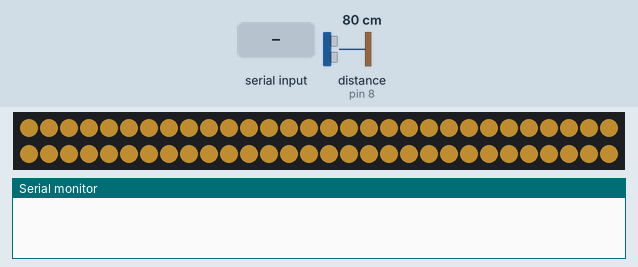
This sketch was run on a simulated Arduino Uno, built with avr-gcc and run on an emulated ATmega328P. Shown: 60 RGB LEDs in strip order, left to right, continuing on the next row, the last lines printed to the serial monitor. Wiring (inferred from the names in the program): ultrasonic range finder: trigger pin 7; echo pin 8. The inputs (shaded band) are chosen by the test bench; at power-on: distance to the obstacle (sensor on pin 8) 80 cm. The echo pulse lasts 58.3 µs per cm; dim RGB values are drawn brighter than linear.

Above: at 1.2 s.
1.3 s: "WS2812:90\n" received over Serial
At 2.7 s:
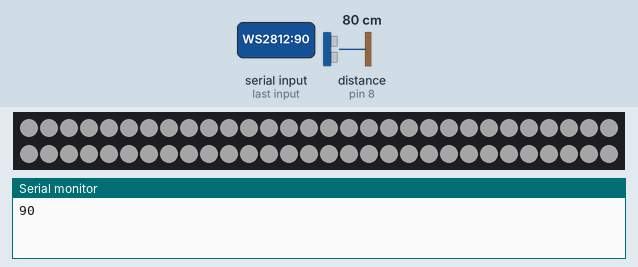
4.3 s: "WS2812:\n" received over Serial
At 4.8 s:
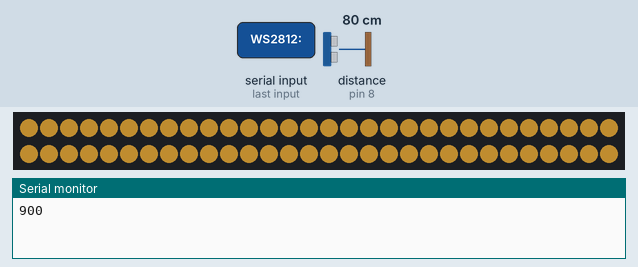
Timing chart, 0 to 7.3 s (numbered marks = the images above; inputs shaded):
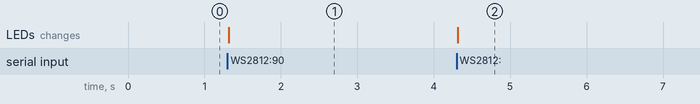

The sketch:

main.ino
```cpp
#include <Adafruit_NeoPixel.h>

#define LED_PIN    13  // LED燈條連接的Arduino腳位
#define LED_COUNT  60  // LED燈的數量
#define default_brightness 30 // LED 預設亮度

#define TRIG_PIN 7
#define ECHO_PIN 8
#define DIST_THRESHOLD 45
#define DIST_TOUCH_THRESHOLD 5
#define DIST_DEBUG 0

int state = 0;  // 0: Far, 1: Near, 2: Touch
int dist = 0;
int countClose = 0;
int countTouch = 0;

uint8_t brightness = default_brightness;

Adafruit_NeoPixel strip(LED_COUNT, LED_PIN, NEO_GRB + NEO_KHZ800);

unsigned long lastTimeButtonCheck = 0;
unsigned long lastTimeUltrasonicCheck = 0;
unsigned long buttonInterval = 10;
unsigned long ultrasonicInterval = 50;

unsigned long recoverTime = 3000;  // Timeout for state recovery (in milliseconds)
unsigned long endTime = 0;  // When the state should reset (time at which the state changes)

int stableCountThreshold = 3;  // Number of stable readings before changing the state

void setup() {
  strip.begin();           // 初始化LED燈條
  strip.show();            // 初始化所有LED為'關閉'狀態

  Serial.begin(9600);           //設定序列埠監控視窗 (Serial Monitor) 和 Arduino資料傳輸速率為 9600 bps (Bits Per Second)
  pinMode(TRIG_PIN, OUTPUT);      //Arduino 對外啟動距離感測器Trig腳，射出超音波
  pinMode(ECHO_PIN, INPUT);       //超音波被障礙物反射後，Arduino讀取感測器Echo腳的時間差
  // setDefault();
  // setCloudy();
  // setSunny();
  // setLightRain();
  // set_led(255,255,0,200);
  // set_led(255,0,0,0.6);
  // setThunderstorm();
  setSunny();
}

void loop() {
  unsigned long currentMillis = millis();  // 獲取當前時間

  // Check ultrasonic sensor
  if (currentMillis - lastTimeUltrasonicCheck >= ultrasonicInterval) {
    lastTimeUltrasonicCheck = currentMillis;
    checkUltrasonic();
  }

  currentMillis = millis();
  // If the current time exceeds recoverTime, reset state to 0 (far)
  if (state == 1 && currentMillis - endTime >= recoverTime) {
    // Serial.println(currentMillis); // far
    // Serial.println(endTime); // far
    // Serial.println(currentMillis - endTime); // far

    state = 0;  // Reset state to far after the timeout
    Serial.println("MODE:0"); // far
  }
  if (state == 2 && currentMillis - endTime >= recoverTime) {
    // Serial.println(currentMillis); // far
    // Serial.println(endTime); // far
    state = 1;  // Reset state to far after the timeout
    Serial.println("MODE:1"); // far
    endTime = millis();
  }

  if (Serial.available()) {
    String input = Serial.readStringUntil('\n');  // Read the input until a newline character

    // Check if the input starts with "WS2812:"
    if (input.startsWith("WS2812:"))
    {
      String weather = input.substring(7);  // Extract the weather code after "WS2812:"

      // Convert the mode to an integer
      int weatherCode = weather.toInt();
      Serial.print(weatherCode);

      // Control the LED strip based on the weather code
      switch (weatherCode) {
        case 0:  // Sunny (晴天)
          setSunny();  // Set LEDs for sunny weather
          break;
        case 1:  // Cloudy (陰天)
          setCloudy();  // Set LEDs for cloudy weather
          break;
        case 2:  // Light Rain (小雨)
          setLightRain();  // Set LEDs for light rain
          break;
        case 3:  // Thunderstorm (雷陣雨)
          setThunderstorm();  // Set LEDs for thunderstorm
          break;
        default:
          setDefault();  // Default case, if weatherCode is invalid
          break;
      }
    }
  }
}

void checkUltrasonic() {
  digitalWrite(TRIG_PIN, LOW);
  delayMicroseconds(5);
  digitalWrite(TRIG_PIN, HIGH);
  delayMicroseconds(10);
  digitalWrite(TRIG_PIN, LOW);
  pinMode(ECHO_PIN, INPUT);

  int dist = (pulseIn(ECHO_PIN, HIGH) / 2) / 29.1;

  // if(DIST_DEBUG){
  //   Serial.print("Distance: ");
  //   Serial.print(dist);
  //   Serial.println(" cm");
  // }

  // Check if the person is within the near or touch range
  if (dist < DIST_THRESHOLD) {
    countClose++;
  } else {
    countClose = 0;
  }

  if (dist < DIST_TOUCH_THRESHOLD) {
    countTouch++;
  } else {
    countTouch = 0;
  }

  if (countTouch >= 1){
    if(state != 2) {
      state = 2;
      endTime = millis();  // Set the recover time when entering state 2 (touch)
      Serial.println("MODE:2"); // touch
    }
    else{
      endTime = millis();  // Set the recover time when entering state 2 (touch)
    }
  }
  else if (state != 2 && countClose >= stableCountThreshold) {
    if(state != 1){
      state = 1;
      endTime = millis();  // Set the recover time when entering state 1 (near)
      Serial.println("MODE:1"); // approach
    }else{
      endTime = millis();  // Set the recover time when entering state 1 (near)
    }
  }

}

void set_led(int r, int g, int b, int brightness) {
   for(int i = 0; i < strip.numPixels(); i++) {
     strip.setPixelColor(i, strip.Color(r, g, b));
     strip.show();
   }
   strip.setBrightness(brightness);
}

void setSunny() {
  for (int i = 0; i < strip.numPixels(); i++) {
    strip.setPixelColor(i, strip.Color(210,153,52));  // Sunny color
  }
  strip.setBrightness(100);
  strip.show();
}

void setCloudy() {
  for (int i = 0; i < strip.numPixels(); i++) {
    strip.setPixelColor(i, strip.Color(180, 190, 200));  // Cloudy color
  }
  strip.setBrightness(60);
  strip.show();
  // strip.setBrightness(0.6);
}

void setLightRain() {
  for (int i = 0; i < strip.numPixels(); i++) {
    strip.setPixelColor(i, strip.Color(100, 160, 255));  // Light rain color
  }
  strip.show();
  // strip.setBrightness(0.6);
}

void setThunderstorm() {
  unsigned long currentMillis = millis();
  static unsigned long lastFlashTime = 0;
  static bool isPurple = true;  // Flag to toggle between purple and yellow

  // Flashing interval (milliseconds)
  unsigned long flashInterval = 300;  // Change this value to adjust the speed of flashing

  if (currentMillis - lastFlashTime >= flashInterval) {
    lastFlashTime = currentMillis;

    // Toggle between purple and yellow
    if (isPurple) {
      for (int i = 0; i < strip.numPixels(); i++) {
        strip.setPixelColor(i, strip.Color(90, 70, 140));  // Purple color
      }
    } else {
      for (int i = 0; i < strip.numPixels(); i++) {
        strip.setPixelColor(i, strip.Color(255, 255, 200));  // Yellow color
      }
    }
    strip.show();

    isPurple = !isPurple;
  }
}

void setDefault() {
  for (int i = 0; i < strip.numPixels(); i++) {
    strip.setPixelColor(i, strip.Color(100, 100, 100));  // Default color (grey)
  }
  strip.show();
}
```

Measured:
- after the input at 1.3 s, the LEDs: change at once (image 1)
- after the input at 4.3 s, the LEDs: change at once (image 2)
